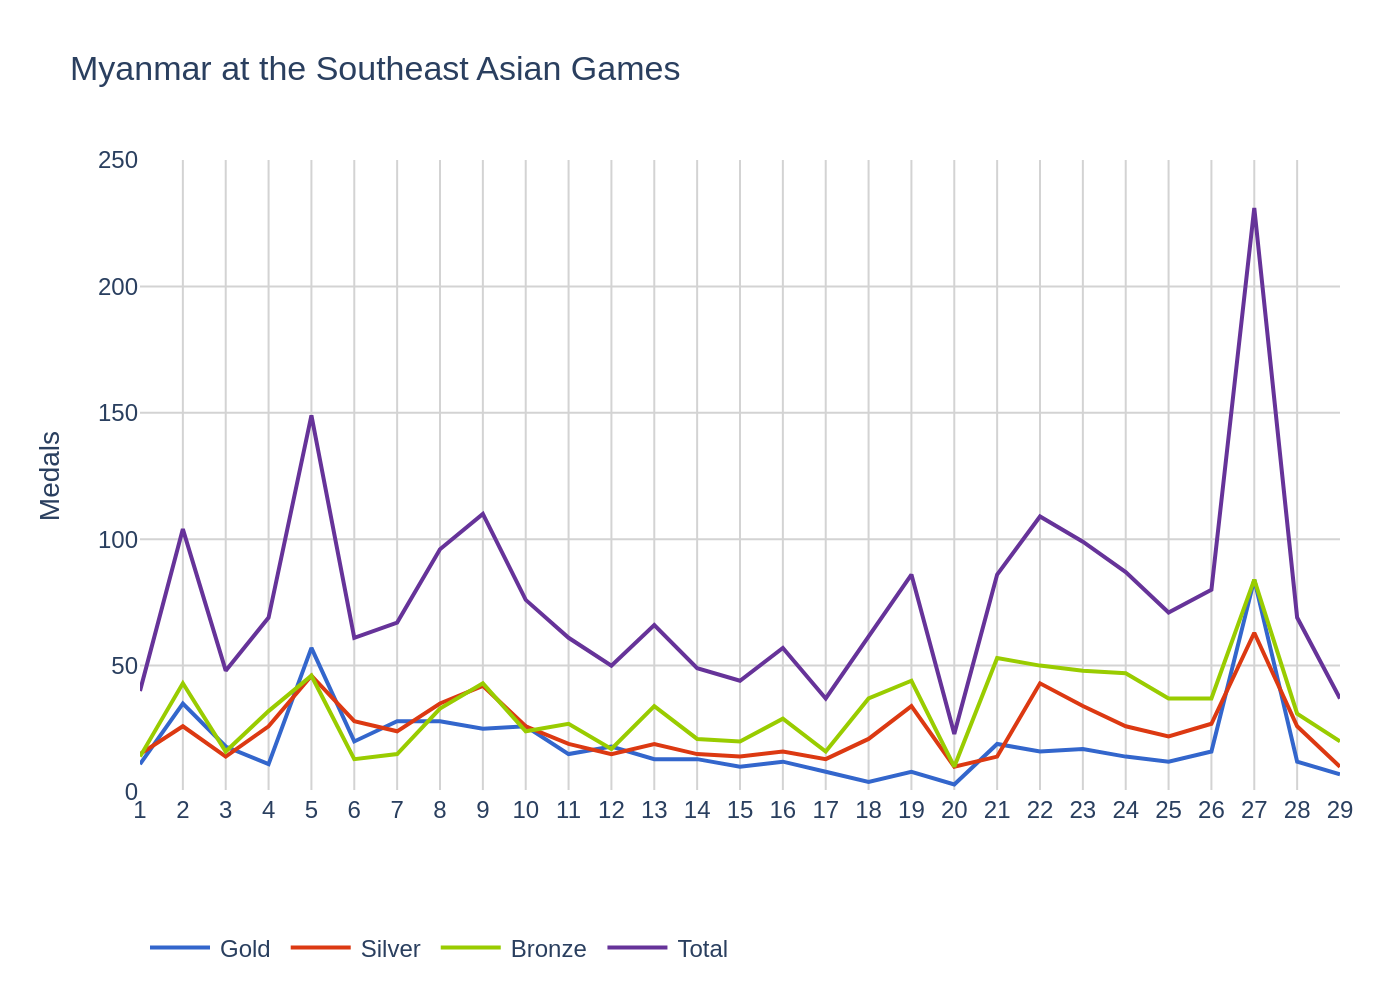

Here is the Python script that generated this plot:
import sys
import json
import pathlib
import plotly.graph_objects as go

if len(sys.argv) != 2:
    print(f"Usage: python {pathlib.Path(__file__).name} <json_file_path>", file=sys.stderr)
    sys.exit(1)

json_file_path = pathlib.Path(sys.argv[1])
if not json_file_path.is_file():
    print(f"Error: File not found at {json_file_path}", file=sys.stderr)
    sys.exit(1)

with open(json_file_path, 'r', encoding='utf-8') as f:
    config = json.load(f)

chart_data = config['chart_data']
texts = config['texts']
colors = config['colors']
categories = chart_data['categories']
series_list = chart_data['series']

fig = go.Figure()

for i, series in enumerate(series_list):
    fig.add_trace(go.Scatter(
        x=categories,
        y=series['values'],
        name=series['name'],
        mode='lines',
        line=dict(color=colors[i], width=2)
    ))

title_text = texts['title']
if texts.get('subtitle'):
    title_text = f"<b>{texts['title']}</b><br><sub>{texts['subtitle']}</sub>"

fig.update_layout(
    title_text=title_text,
    yaxis_title_text=texts['y_axis_title'],
    xaxis_title_text=texts['x_axis_title'],
    font=dict(family="Arial", size=12),
    plot_bgcolor='white',
    xaxis=dict(
        showgrid=True,
        gridcolor='lightgray',
        tickmode='array',
        tickvals=categories,
        ticktext=[str(c) for c in categories]
    ),
    yaxis=dict(
        showgrid=True,
        gridcolor='lightgray',
        range=[0, 250]
    ),
    legend=dict(
        orientation="h",
        yanchor="top",
        y=-0.2,
        xanchor="left",
        x=0
    ),
    margin=dict(l=70, r=30, t=80, b=100)
)

output_filename_base = json_file_path.stem
output_png_path = f"{output_filename_base}.png"
fig.write_image(output_png_path, scale=2)

print(f"Chart saved to {output_png_path}")
